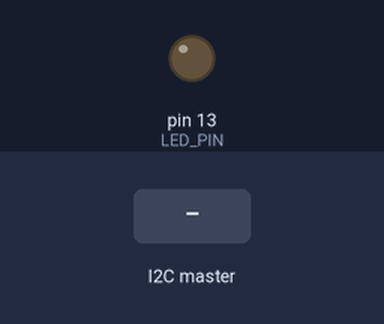
This sketch was run on a simulated Arduino Uno, built with avr-gcc and run on an emulated ATmega328P. Shown: output pins drawn as LEDs (lit = HIGH). The test bench sets the inputs (shaded band).

Above: at 1.2 s.
1.3 s: the I2C master sends "a"
At 1.9 s:
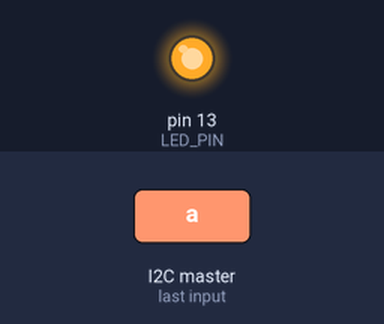
2.8 s: the I2C master sends "b"
At 3.1 s:
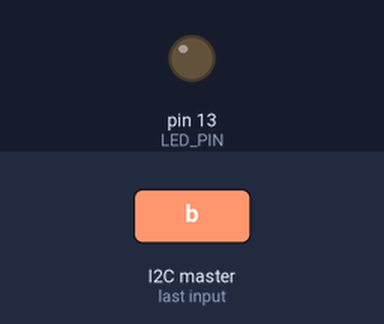
Timing chart, 0 to 5.8 s (numbered marks = the images above; inputs shaded):
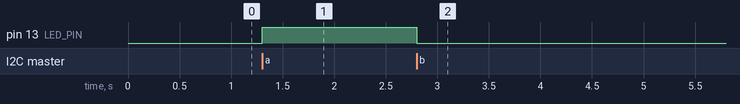

The sketch:

slave.ino
```cpp
#include <Wire.h>
#define LED_PIN 13

int x;

char data[] = {'0','1','2','3','4','5'};

void setup() {
  // put your setup code here, to run once:
  Serial.begin(9600);
  Wire.begin(1);
  Wire.onReceive(receiveEvent);
  Wire.onRequest(requestEvent);
  pinMode(LED_PIN,OUTPUT);
  digitalWrite(LED_PIN,LOW);

}

void loop() {
  // put your main code here, to run repeatedly:
  if (x == 'a')
    digitalWrite(LED_PIN,HIGH);
  else if (x == 'b')
    digitalWrite(LED_PIN,LOW);
}

//----------------------------------------------------------------
void receiveEvent(int howMany)
{
  x = Wire.read();
}
void requestEvent()
{
  Wire.write(data);
}
```

Measured:
- after the input at 1.3 s, pin 13 (LED_PIN): LOW → HIGH at once
- after the input at 2.8 s, pin 13 (LED_PIN): HIGH → LOW at once
